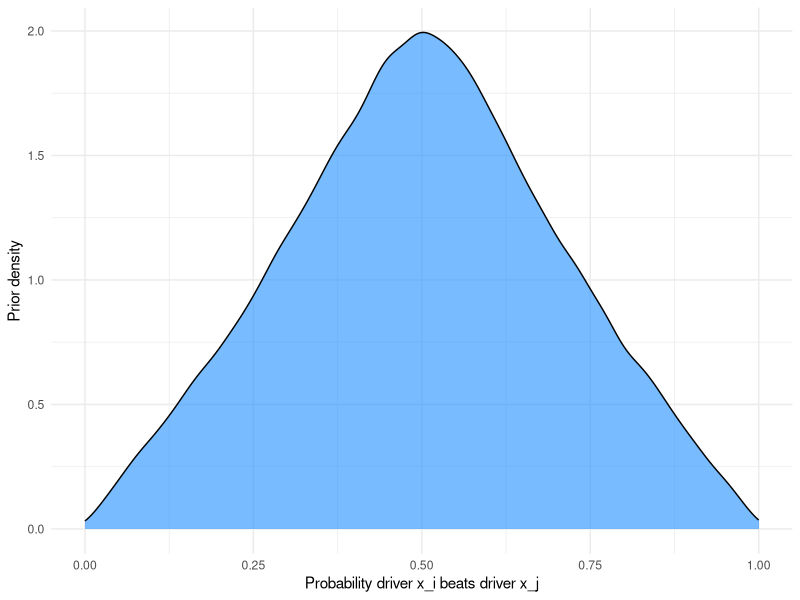

Here is the R script that generated this plot:
library(ggplot2)

#Likelihood of PL
pl_likelihood <- function(lam1, lam2){
  prob <- exp(lam1)/(exp(lam1)+exp(lam2))
  return(prob)
}

set.seed(26)
n <- 100000 #number of samples
lam1 <- rgamma(n, 2, 2)
lam2 <- rgamma(n, 2, 2)

#prob driver i beats driver j
probs <- as.data.frame(pl_likelihood(lam1, lam2))
colnames(probs) <- 'probs'

#figure 4.1
ggplot(probs, aes(x=probs)) +
  geom_density(fill = "#1E90FF", color = "black", alpha = 0.6) +
  theme_minimal() +
  labs(x = "Probability driver x_i beats driver x_j", y = "Prior density") + xlim(0,1)

#prior probability that the prob that driver i beats driver j is more than 0.95
length(probs$probs[probs$probs > 0.95])/n

